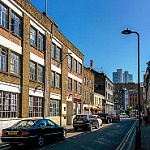
#> input picture Assignment1/src/Intel_Image_classification/seg_pred/seg_pred/11720.jpg, 150 x 150 px, given as the content of the folder signment1/src/Intel_Image_classification/seg_train/seg_train, which was not available
$ python eda.py
#> lines starting #> are read from the running program, lines starting #| are printed output that depends on the picture; pictures that were not available may be replaced by others from this repository, and a replacement may not be noted
import os
import matplotlib.pyplot as plt
from PIL import Image


def eda(data_dir, name):
    # List all subdirectories (classes) in the dataset directory
#> called with name = 'train'
    classes = os.listdir(data_dir)

    # Display the number of classes
    print("Number of classes:", len(classes))

    # Display the number of images in each class
    total = 0
    for cls in classes:
        cls_dir = os.path.join(data_dir, cls)
        num_images = len(os.listdir(cls_dir))
        print(f"Class: {cls}, Number of images: {num_images}")
        total += num_images
    print("Total number of images: ", total)

    # Visualize class distribution
    plt.figure(figsize=(10, 6))
    plt.bar(classes, [len(os.listdir(os.path.join(data_dir, cls))) for cls in classes])
    plt.xlabel('Classes')
    plt.ylabel('Number of Images')
    plt.title('Class Distribution')
    plt.xticks(rotation=45)
    plt.savefig(name+"_class_distribution.png")
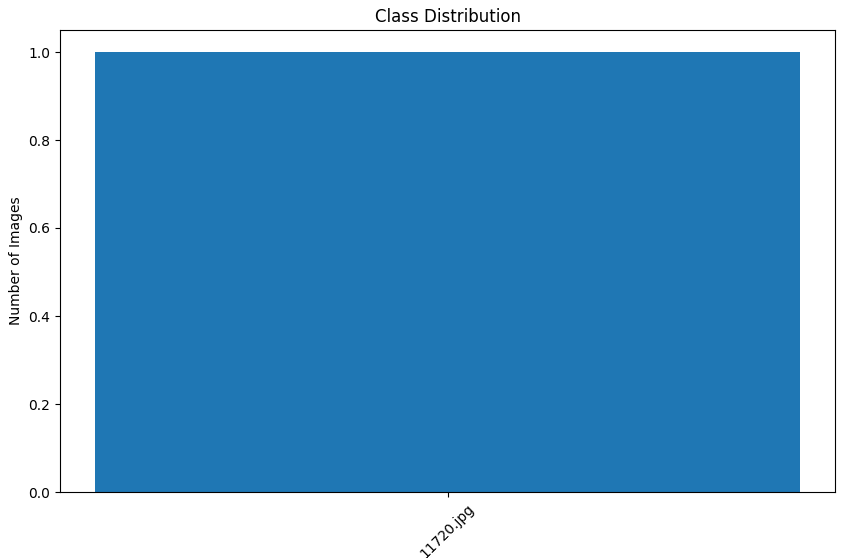
#> figure drawn by matplotlib, 1 panel

    # Display sample images from each class
    plt.figure(figsize=(12, 8))
    for i, cls in enumerate(classes, 1):
        cls_dir = os.path.join(data_dir, cls)
        img_file = os.listdir(cls_dir)[0]  # Display the first image from each class
        img_path = os.path.join(cls_dir, img_file)
        img = Image.open(img_path)
#> img is the input picture: PIL image 150x150 RGB; mean R, G, B 91.5, 110, 121.7
        plt.subplot(2, 3, i)
        plt.imshow(img)
        plt.title(cls)
        plt.axis('off')
    plt.savefig(name+"_sample_images.png")


    # Calculate and visualize image sizes
    image_sizes = []
    for cls in classes:
        cls_dir = os.path.join(data_dir, cls)
        for img_file in os.listdir(cls_dir):
            img_path = os.path.join(cls_dir, img_file)
            img = Image.open(img_path)
            width, height = img.size
#> width = 150; height = 150
            image_sizes.append((width, height))

    widths, heights = zip(*image_sizes)
#> widths = (150,); heights = (150,)
    plt.figure(figsize=(10, 6))
    plt.scatter(widths, heights, label='Image Size', alpha=0.5)
    plt.xlabel('Width')
    plt.ylabel('Height')
    plt.title('Image Size Distribution')
    plt.legend()
    plt.savefig(name + "_image_size_distribution.png")
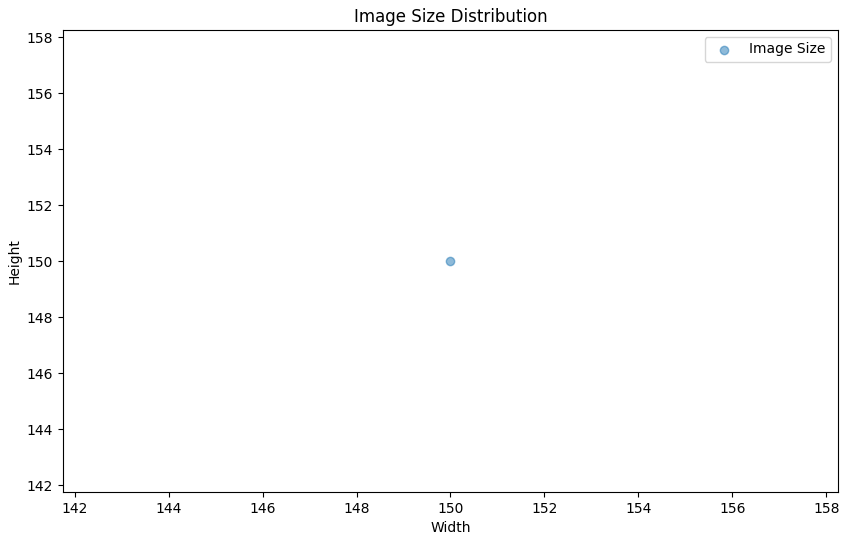
#> figure drawn by matplotlib, 1 panel


train_dir = os.path.join(os.path.dirname(os.path.realpath(__file__)), "Intel_Image_classification", "seg_train", "seg_train")
eda(train_dir, "train")

test_dir = os.path.join(os.path.dirname(os.path.realpath(__file__)), "Intel_Image_classification", "seg_test", "seg_test")
eda(test_dir, "test")
#> call 2 of eda, with name = 'test'
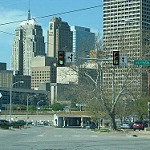
#> input picture Assignment1/src/Intel_Image_classification/seg_test/seg_test/buildings/20060.jpg, 150 x 150 px
#> in eda, img is the input picture: PIL image 150x150 RGB; mean R, G, B 108.1, 136.9, 131.9

# Total number of images for pred data
pred_dir = os.path.join(os.path.dirname(os.path.realpath(__file__)), "Intel_Image_classification", "seg_pred", "seg_pred")
print("Total number of images for pred data: ", len(os.listdir(pred_dir)))
